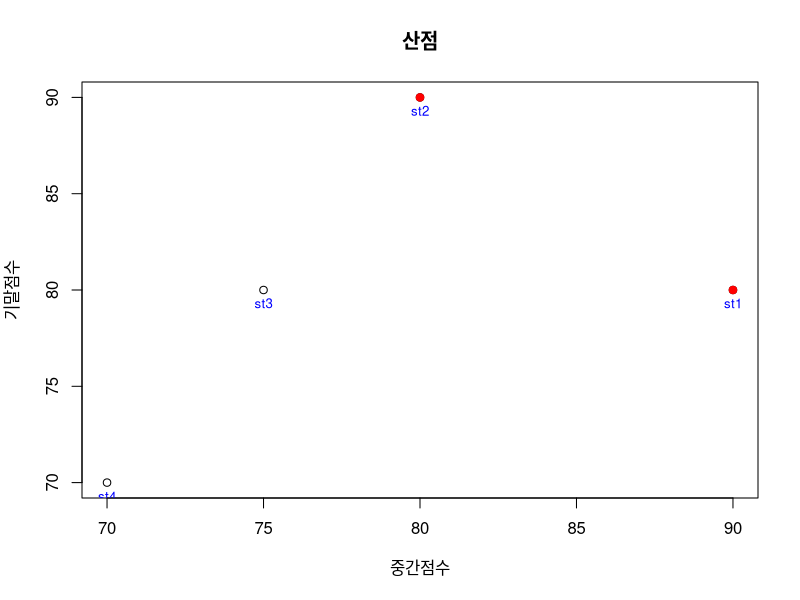

This chart was generated by the following R code: (Note: this script raises an error after producing the figure.)
st1=c(90,80)
st2=c(80,90)
st3=c(75,80)
st4=c(70,70)
st5=c(65,80)
st=rbind(st1,st2,st3,st4)

#scatter plot  
plot(st,xlab='중간점수',ylab='기말점수',main='산점')
#adding student lable
text(st[,1],st[,2],labels=abbreviate(rownames(st)),cex=0.8,pos=1,col="blue")
#making student 1, student2 with red point
points(st[1,1],st[1,2],col="red",pch=19)
points(st[2,1],st[2,2],col="red",pch=19)

#거리비교막대그래프
dist_all=cbind(de,ds,dm)
barplot(dist_all,col="blue",names.arg=c("유클리드","표준화","마할라노비스"),
        main="Distance between st1 and st12's score")

#마할라노비스 함수
mahalanobis(trees,center,cov) #center=:분포의 평균벡터 지정, cov=:분포의 공분산행렬(pXp) 지정정


#예제
x=matrix(rnorm(100*3),ncol=3)
Sx=cov(x)
D2=mahalanobis(x,colMeans(x),Sx)

#전치행렬
a=matrix(c(2,7,1,-4,3,6),ncol=3)
a
t(a)

#두 벡터 합, 상수와 벡터 곱
x=c(3,-1,4)
y=c(1,2,-2)
z=x+y
z
c1=5
c2=-1.2
c1*y
c2*y

#R에서 백터 연산
a=c(1,-2,3)
b=c(2,2,4)
a+b
t(a)*b
t(a)%*%b
3*a

la=sqrt(t(a)%*%a);la
lb=sqrt(t(b)%*%b);lb

cos_theta=t(a)%*%b/(la*lb)
cos_theta

#예제2.4
a=matrix(c(3,1,-1,5,2,4),ncol=3)
b=matrix(c(1,-1,2,3,3,5),ncol=3)
a+b
t(b)
a%*%t(b)

